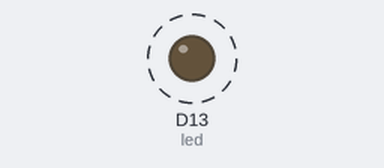
The program below on a simulated CircuitPython board. On the bench: output pins drawn as LEDs (lit = HIGH). Dashed ring = blinking. No radio messages arrive unless stated (any console line starting 'radio sent:' is added by the test bench); what the program prints to the serial console is not drawn.

Above: at 0.7 s.
Timing chart, 0 to 3.0 s (numbered marks = the images above):
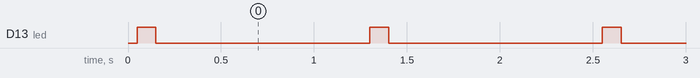

Measured:
- by itself, D13 (led): alternates HIGH for 0.10 s and LOW for 1.2 s

The program:

remote.py
```python
import board
import busio
import digitalio
import time
import adafruit_rfm9x


# lora radio
spi = busio.SPI(board.SCK, MOSI=board.MOSI, MISO=board.MISO)
cs = digitalio.DigitalInOut(board.D9)
reset = digitalio.DigitalInOut(board.D10)
rfm9x = adafruit_rfm9x.RFM9x(spi, cs, reset, 915.0)

# led
led = digitalio.DigitalInOut(board.D13)
led.direction = digitalio.Direction.OUTPUT

while True:

    p1=1.
    p2=2.
    p3=3.

    send_str=str(p1)+","+str(p2)+","+str(p3)

    print(send_str)

    rfm9x.send(send_str)

    led.value=True
    time.sleep(.1)
    led.value=False
    time.sleep(.1)


    time.sleep(1)
```
